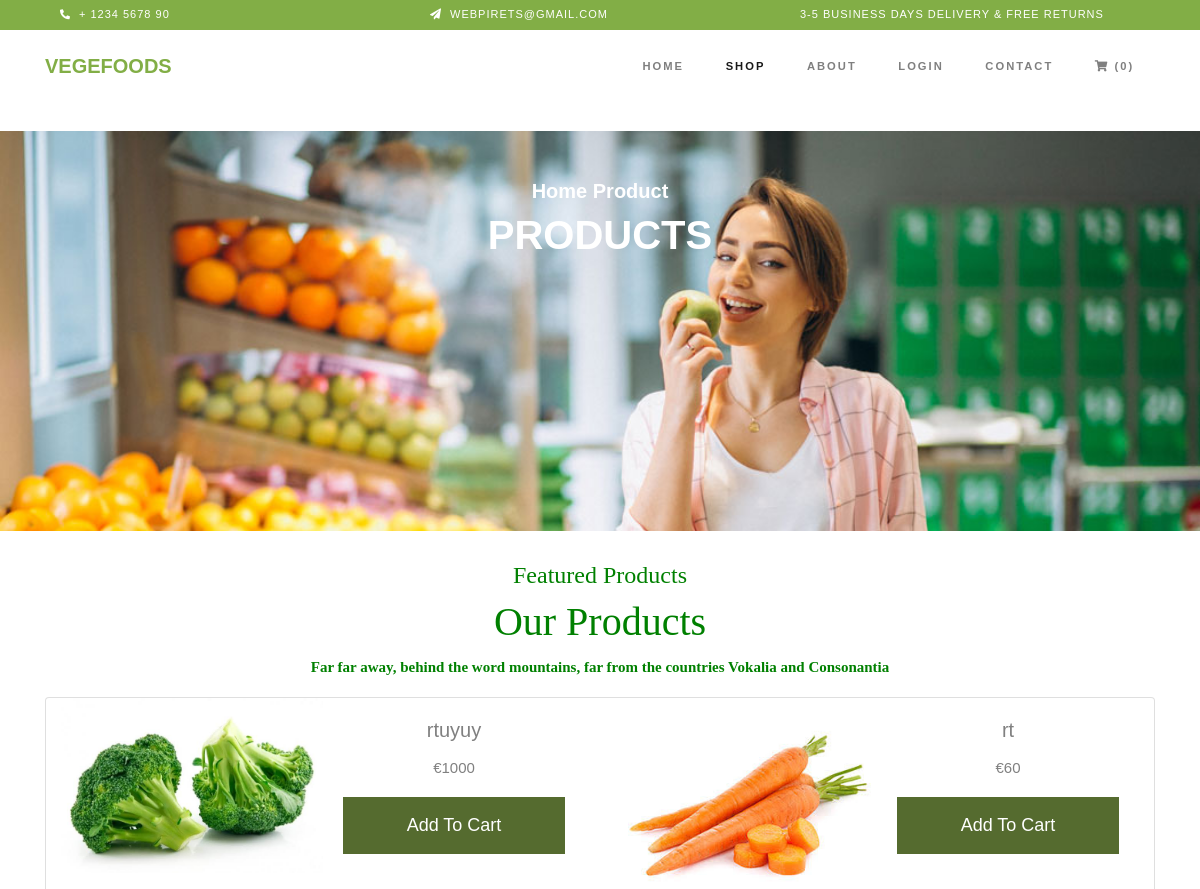
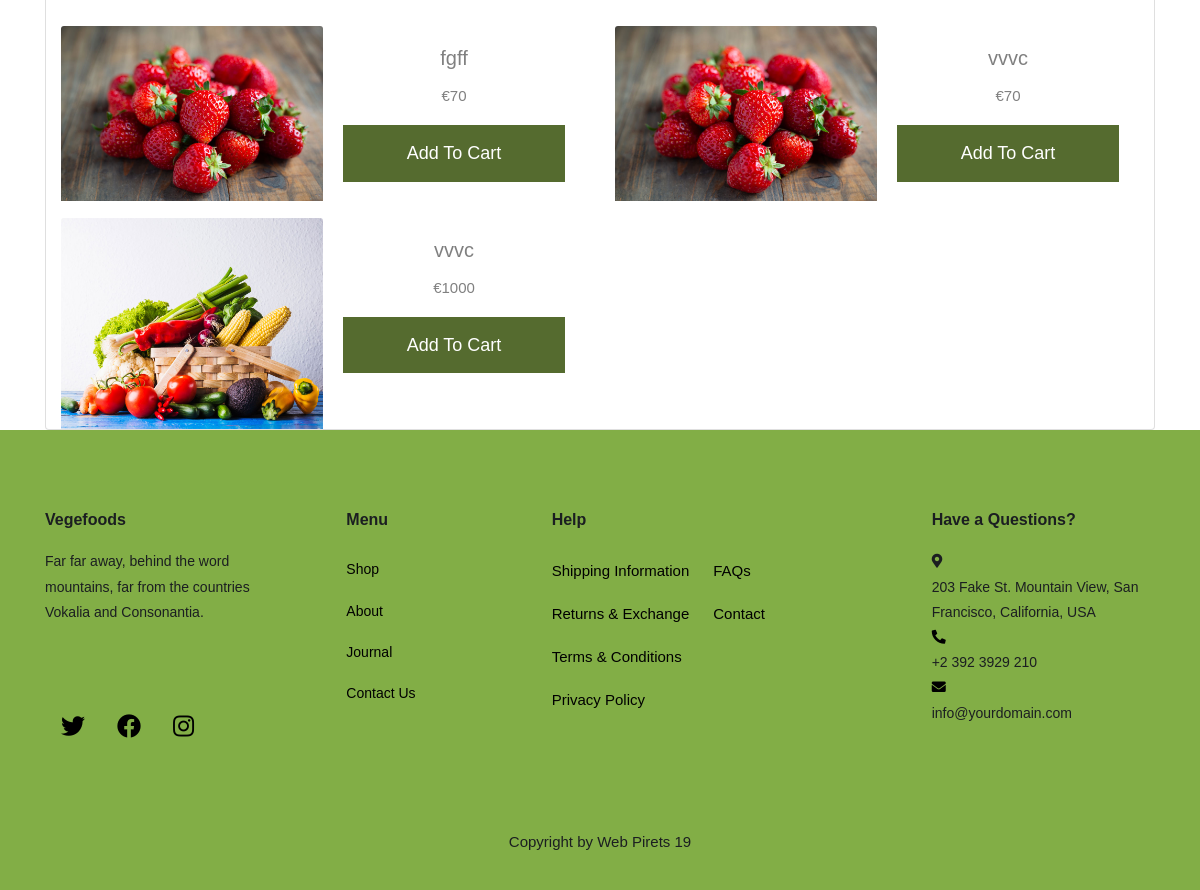
Screenshot of /php/public/shop.php with the database file from the repository (2 pictures, top to bottom).
### tables this page shows
CREATE TABLE `products` (
  `id` int(11) NOT NULL,
  `brand_id` int(11) DEFAULT NULL,
  `label_id` int(11) DEFAULT NULL,
  `title` varchar(255) NOT NULL,
  `detail` varchar(255) DEFAULT NULL,
  `picture` varchar(255) DEFAULT NULL,
  `short_description` text,
  `description` text,
  `total_sales` int(11) DEFAULT NULL,
  `product_type` varchar(255) DEFAULT NULL,
  `is_new` tinyint(4) DEFAULT NULL,
  `cost` float DEFAULT NULL,
  `mrp` float DEFAULT NULL,
  `special_price` float DEFAULT NULL,
  `is_deleted` tinyint(1) DEFAULT '0',
  `is_draft` tinyint(1) DEFAULT NULL,
  `is_active` tinyint(4) NOT NULL,
  `created_at` datetime DEFAULT NULL,
  `modified_at` datetime DEFAULT NULL
);

### admin/garbase/Product.php (called while the page is built, shortened)
<?php
class Product
{
    public $conn=null;
    public function __construct()
    {
        $this->conn = new PDO("mysql:host=localhost;dbname=e_shop", "root", "");
        $this->conn->setAttribute(PDO::ATTR_ERRMODE, PDO::ERRMODE_EXCEPTION);
    }
    public function index(){
        $query ="SELECT * FROM products where is_deleted=0";
        $stmt = $this->conn->prepare($query);
        $result = $stmt->execute();
        $products = $stmt-> fetchAll();
        return $products;
    }
}

### config.php (called while the page is built, shortened)
<?php
$webroot = 'http://localhost/Hridoy';

### php/public/shop.php (the view, shortened to what this page needs)
<!DOCTYPE html>
<html lang="en">
<head>
    <link rel="stylesheet" href="css/style.css">
</head>
<body>
<header>
    <div class="header-top">
        <div class="container">
            <div class="col-lg-12 d-block">
                <div class="row d-flex">
                    <div class="col-md d-flex topper">
                        <div class="icon mr-2 d-flex justify-content-center align-items-center">
                            <div class="icon-phone2">
                                <i class="fas fa-phone-alt"></i>
                            </div>
                        </div>
                        <div class="text">+ 1234 5678 90</div>
                    </div>
                    <div class="col-md d-flex topper">
                        <div class="icon mr-2 d-flex justify-content-center align-items-center">
                            <div class="icon-paper-plane">
                                <i class="fas fa-paper-plane"></i>
                            </div>
                        </div>
                        <div class="text">webpirets@gmail.com</div>
                    </div>
                    <div class="col-md d-flex topper ">
                        <div class="text">3-5 Business days delivery &amp; Free Returns</div>
                    </div>
                </div>
            </div>
        </div>
    </div>
    <nav class="navbar navbar-expand-lg navbar-light bg-light">
        <div class="container">
            <a class="navbar-brand" href="index.php">
                VEGEFOODS
            </a>
            <div class="collapse navbar-collapse" id="myNav">
                <ul class="navbar-nav ml-auto">
                    <li class="nav-item"><a href="index.php" class="nav-link">HOME <span class="sr-only">(current)</span></a></li>
                    <li class="nav-item  active">
                        <a href="shop.php" class="nav-link" >SHOP </a>
                    </li>
                    <li class="nav-item"><a href="about.php" class="nav-link">ABOUT</a></li>
                    <li class="nav-item"><a href="login.php" class="nav-link">LOGIN</a></li>
                    <li class="nav-item"><a href="#" class="nav-link">CONTACT</a></li>
                    <li class="nav-item">
                        <a href="#" class="nav-link">
                            <i class="fas fa-shopping-cart"></i> (0)</a>
                    </li>
                </ul>
            </div>
        </div>
    </nav>
</header>
<section id="product" class="text-center text-light">
    <div class="container">
        <div class="row">
            <div class="col mt-5">
                <h5 style="color: #ffffff;"><strong>Home Product</strong></h5>
                <h1 style="color: #ffffff;"><strong>PRODUCTS</strong></h1>
            </div>
        </div>
    </div>
</section>
<?php
include_once($_SERVER['DOCUMENT_ROOT'].'/Hridoy/config.php');
$_product = new Product();
$products = $_product->index();
?>
<section id="new-product">
    <div class="container">
        <div class="text">
            <h4>Featured Products</h4>
            <h1>Our Products</h1>
            <p><strong>Far far away, behind the word mountains, far from the countries Vokalia and Consonantia</strong></p>
        </div>
        <div class="container">
            <div class="card card-deck row  ">
                <?php
                foreach ($products as $product):
                    ?>
                    <div class="  col-md-6 flex d-flex ">
                        <div class="inner">
                            <img src="<?php echo $webroot?>/upload/<?php echo $product['picture']?>" class="card-img-top" alt="products">
                        </div>
                        <div class="container col-6 p-0">
                            <div class=" card-body">
                                <h5 class="card-title"><?php echo $product['title'] ?></h5>
                                <p class="card-text">&euro;<?php echo $product['mrp'] ?></p>
                                <a href="product/product1.html" target="_blank"><p><button>Add To Cart</button></p></a>
                            </div>
                        </div>
                    </div>
                <?php
                endforeach;
                ?>
            </div>
        </div>
    </div>
</section>
<footer class="footer">
    <div class="container">
        <div class="row mb-5">
            <div class="col-md">
                <div class="ft-widget mb-4">
                    <h2 class="ft-heading">Vegefoods</h2>
                    <p>Far far away, behind the word mountains, far from the countries Vokalia and Consonantia.</p>
                    <ul class="ft-social list-unstyled float-md-left float-lft mt-5">
                        <li class="ft-item"><a href="#"><i class="fab fa-twitter"></i></a></li>
                        <li class="ft-item"><a href="#"><i class="fab fa-facebook"></i></a></li>
                        <li class="ft-item"><a href="#"><i class="fab fa-instagram"></i></a></li>
                    </ul>
                </div>
            </div>
            <div class="col-md">
                <div class="ft-widget mb-4 ml-md-5">
                    <h2 class="ft-heading">Menu</h2>
                    <ul class="list-unstyled">
                        <li><a href="#" class="py-2 d-block">Shop</a></li>
                        <li><a href="#" class="py-2 d-block">About</a></li>
                        <li><a href="#" class="py-2 d-block">Journal</a></li>
                        <li><a href="#" class="py-2 d-block">Contact Us</a></li>
                    </ul>
                </div>
            </div>
            <div class="col-md-4">
                <div class="ft-widget mb-4">
                    <h2 class="ft-heading">Help</h2>
                    <div class="d-flex">
                        <ul class="list-unstyled mr-l-5 pr-l-3 mr-4">
                            <li><a href="#" class="py-2 d-block">Shipping Information</a></li>
                            <li><a href="#" class="py-2 d-block">Returns &amp; Exchange</a></li>
                            <li><a href="#" class="py-2 d-block">Terms &amp; Conditions</a></li>
                            <li><a href="#" class="py-2 d-block">Privacy Policy</a></li>
                        </ul>
                        <ul class="list-unstyled">
                            <li><a href="#" class="py-2 d-block">FAQs</a></li>
                            <li><a href="#" class="py-2 d-block">Contact</a></li>
                        </ul>
                    </div>
                </div>
            </div>
            <div class="col-md">
                <div class="ft-widget mb-4">
                    <h2 class="ft-heading">Have a Questions?</h2>
                    <div class="block-23 mb-3">
                        <ul class="list-unstyled">
                            <li><i class="fas fa-map-marker-alt"></i><div class="text"> 203 Fake St. Mountain View, San Francisco, California, USA</div></li>
                            <li><a href="#"><i class="fas fa-phone-alt"></i><div class="text">+2 392 3929 210</div></a></li>
                            <li><a href="#"><i class="fas fa-envelope"></i><div class="text">info@yourdomain.com</div></a></li>
                        </ul>
                    </div>
                </div>
            </div>
        </div>
        <div class="row">
            <div class="col-md-12 text-center">
                <p>
                    Copyright by Web Pirets 19
                </p>
            </div>
        </div>
    </div>
</footer>
</body>
</html>

### php/public/css/style.css (style rules this page uses)
header .header-top { background-color: #82ae46 !important; color: #ffffff; padding: 5px; }
header .header-top .icon-phone2 { font-size: 10px; }
.topper { font-size: 11px; text-transform: uppercase; letter-spacing: 1px; }
.container .navbar-brand { color: #82ae46; font-weight: 800; font-size: 20px; text-transform: uppercase; font-family: poppins,Arial,sans-serif; }
.navbar { padding: 0.8rem; }
header .bg-light { background-color: #FFFFFF !important; }
header .navbar .navbar-nav .nav-item { padding: 0 0.8rem; font-size: 0.7rem; font-weight: bold; letter-spacing: 2px; color: black; }
body { font-family: "Poppins", Arial, sans-serif; background: #fff; font-size: 15px; line-height: 1.8; font-weight: 400; color: gray; }
section { margin-top: 30px; }
.col-md .ft-widget { font-family: poppins,Arial,sans-serif; font-size: 14px; }
.footer { padding: 5rem 0; background-color: #82AE46; height: 460px; }
.footer h2 { margin-bottom: 20px; font-size: 16px; font-weight: 600; color: #1b1e21; }
.footer .ft-widget ul li a { color: #000000; }
.footer .ft-item { float: left; padding: 1rem; font-size: 1.5rem; }
.footer p { color: #1b1e21; }
.footer .text { color: #1b1e21; }
.footer .fa-map-marker-alt { color: #1b1e21; }
#new-product .container .text { text-align: center; color: green; font-family:verdana; }
.card-title { text-align: center; }
.card-text { text-align: center; }
.card button { border: none; outline: 0; padding: 12px; color:white; background-color: darkolivegreen; text-align: center; cursor:pointer; width: 100%; font-size:18px; }
* { box-sizing: border-box }
#product { background: url('../img/about.jpg'); background-size: cover; height: 400px; }

### rows the page displays
products: picture (picture), title "rtuyuy", mrp "1000"
products: picture (picture), title "rt", mrp "60"
products: picture (picture), title "fgff", mrp "70"
products: picture (picture), title "vvvc", mrp "70"
products: picture (picture), title "vvvc", mrp "1000"
